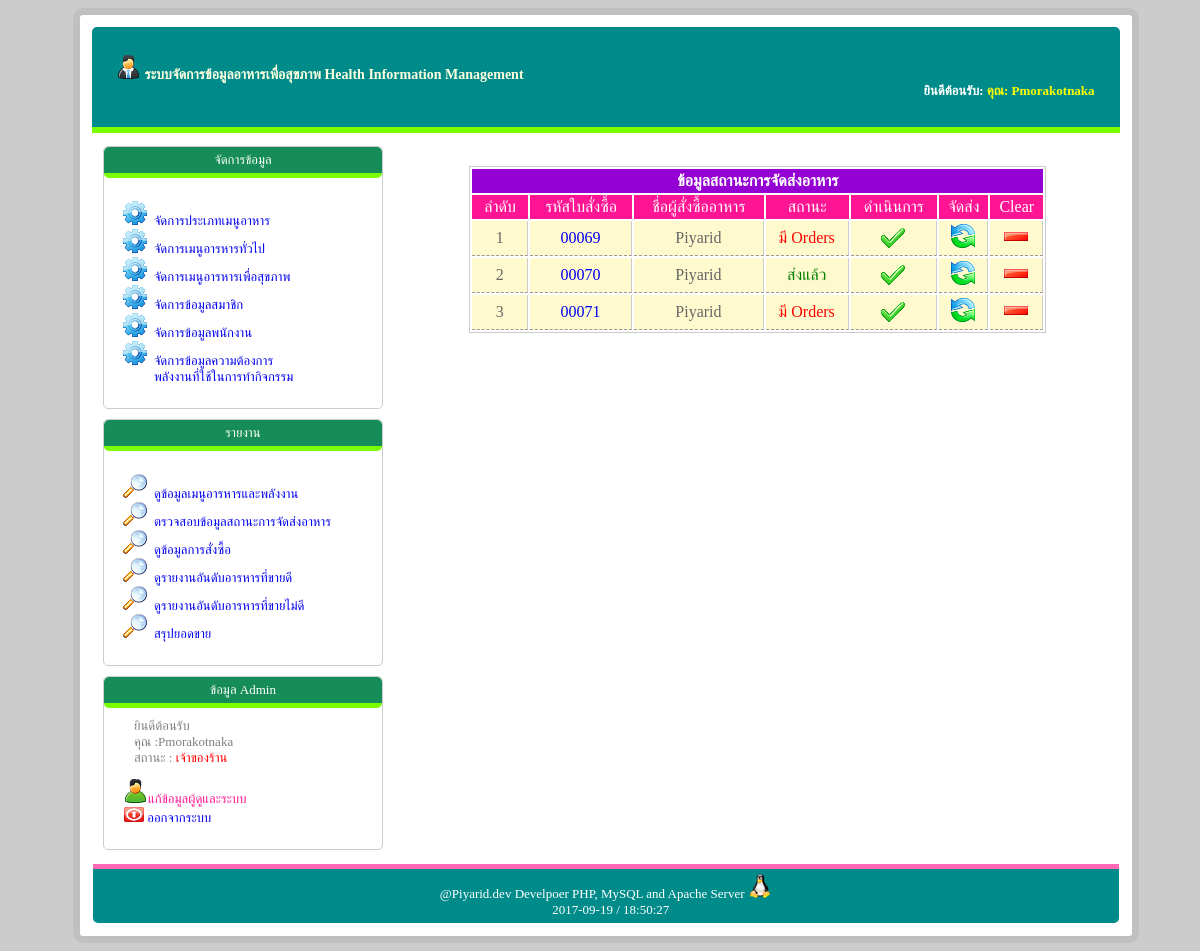
The page /back_end/home.php?url=order (signed in) on the database its author committed.
### tables this page shows
CREATE TABLE `orderfood` (
  `order_id` int(5) NOT NULL auto_increment,
  `member_id` int(5) NOT NULL,
  `psn_id` int(5) NOT NULL,
  `order_date` date NOT NULL,
  `order_status` enum('wait','pay','send','confirm') NOT NULL,
  `order_send_date` date NOT NULL,
  PRIMARY KEY  (`order_id`)
);

CREATE TABLE `member` (
  `member_id` int(5) NOT NULL auto_increment,
  `username` varchar(20) NOT NULL,
  `password` varchar(20) NOT NULL,
  `member_name` varchar(50) NOT NULL,
  `member_sex` varchar(5) NOT NULL,
  `member_address` varchar(100) NOT NULL,
  `member_mobile` varchar(10) NOT NULL,
  PRIMARY KEY  (`member_id`)
);

### font_end/Library/sql_login_admin.php (called while the page is built, shortened)
<?php
$sql = "SELECT * FROM personnel ";
$result = mysql_query($sql);
if ($result) {
    $r = mysql_fetch_array($result);
} else {
    echo mysql_error();
}
?>

### back_end/order.php (the view, shortened to what this page needs)
<?php
    $sql = "SELECT  ord.*,mem.member_name,
		(
                SELECT SUM(quantity*price)
                FROM orderdetail
                WHERE ord.order_id = orderdetail.order_id
		) AS total_price
	FROM orderfood AS ord
	LEFT JOIN member AS mem
	ON ord.member_id = mem.member_id
	WHERE  ord.order_status IN ('wait','send','confirm')
	ORDER BY ord.order_id ASC";
            $rs = mysql_query($sql) or die(mysql_error());
            $n = 1;
?>
<!DOCTYPE html>
<html>
    <head>
    </head>
    <body>
        <?php if($rs):?>
        <table class="grid"width="80%" cellpadding="3px">
            <thead>
            <th colspan="8" style="background:darkviolet;color:#fff;">
                <div>
                    ข้อมูลสถานะการจัดส่งอาหาร
                </div>
            </th>
            <tr align="center" style="background:deeppink;color:#fff;">
            	<td width="50px">ลำดับ</td>
                <td>รหัสใบสั่งซื้อ</td>
                <td>ชื่อผู้สั่งซื้ออาหาร</td>
                <td>สถานะ</td>
                <td>ดำเนินการ</td>
                <td>จัดส่ง</td>
                <td>Clear</td>
            </tr>
            </thead>
            <tbody>
            <?php while ($r = mysql_fetch_array($rs)): ?>
             <tr align="center">
            	<td><?php echo $n++; ?></td>
                <td>
                <a href="home.php?url=show_order_detail&ord_id=<?php echo $r['order_id']; ?>">
                    <?php
                     echo sprintf("%05d", $r["order_id"]);
                    ?>
                </td>
                <td><?=$r["member_name"]?></td>
                <td>
                    <?php
                    if($r["order_status"] == 'wait') {
                        echo "<font color='red'>";
                        echo "มี Orders";
                        echo "</font>";
                    } else if($r["order_status"]=="confirm"){
                        echo "<font color='deeppink'>";
                        echo "ดำเนินการ";
                        echo "</font>";
                    } elseif ($r["order_status"]=="send") {
                    echo "<font color='green'>";
                        echo "ส่งแล้ว";
                        echo "</font>";
                }
                    ?>
                </td>
                <td>
                    <a href="confirm_order.php?ord_id=<?php echo $r['order_id'];?>">
                        <img src="../ico/apply.ico" border="0" />
                    </a>
                </td>
                <td>
                    <a href="confirm_send_order.php?ord_id=<?php echo $r['order_id'];?>">
                        <img src="../ico/sync.ico" border="0" />
                    </a>
                </td>
                <td>
                <a href="clear_order.php?ord_id=<?php echo $r['order_id'];?>&order_status=<?=$r['order_status']?>">
                    <img src="../ico/remove.ico" border="0" />
                </a>
                </td>
            </tr>
            <?php endwhile;?>
            </tbody>
        </table>
        <?php endif;?>
    </body>
</html>

### back_end/home.php (shortened to what this page needs)
<!doctype html>
  <html>
    <head>
      <title><?php require'title.php';?></title>
      <link rel="stylesheet" type="text/css" href="../css/admin.css">
    </head>
    <body style="background: #ccc">
      <div style="width:100%">
      <table  width="90%" aligin="center" class="bt">
        <tr>
            <td colspan="2" class="header">
                <font color="#FFFFE0" style="margin-left: 15px;">
                <img src="../ico/boss.ico">
                    <?php require'title.php';?>
              </font>
              <div align="right" style="font-size: 13px;margin-right: 15px;">
                  <font color="#fff"/>ยินดีต้อนรับ:</font>
                  <font color="yellow"/>คุณ:
                      <?php echo $_SESSION["psn_name"]; ?>
            </div>
          </td>
        </tr>
        <tr>
          <td width="300px" class="left" valign="top">
            <?php require_once"menu_left.php";?>
          </td>
          <td align="center" valign="top" class="conten">
            <?php
                if(!empty($_GET["url"])){
                  $url = $_GET["url"];
                  $file = $url. ".php";
                  include_once $file;
                } else {
                  echo "<br/><br/><br/><br/><h3>"
                    .   "ยินดีต้อนรับสู่ ระบบจัดการข้อมูลอาหารเพื่อสุขภาพ</h3>";
                  ?>
              <br/><br/><img src="../pic/1185341442.jpg" width="200px" height="200px"/>
                  <?php
                }
             ?>
          </td>
        </tr>
        <tr align="center">
            <td colspan="2">
                <div id="footer">
                    @Piyarid.dev Develpoer PHP, MySQL and Apache Server
                    <img src="../ico/linux.ico"/>
                    <div style="margin-left: 10px;">
                    <?php
                    $date = date("Y-m-d");
                    $time = date("H:i:s");
                    echo $date." / ".$time;
                    ?>
                    </div>
                </div>
            </td>
        </tr>
      </table>
   </div>
 </body>
</html>

### back_end/title.php
ระบบจัดการข้อมูลอาหารเพื่อสุขภาพ Health Information Management

### back_end/menu_left.php (shortened to what this page needs)
<?php require_once '../font_end/Library/sql_login_admin.php';?>
<?php if ($_SESSION["psn_position"] == 1) { ?>
<div>
    <div class="panel">
        <div class="panel_header">
            จัดการข้อมูล
        </div>
        <div class="panel_body">
            <ul class="m_n_d">
                <li>
                    <a href="home.php?url=type_food">
                        จัดการประเภทเมนูอาหาร
                    </a>
                </li>
                <li>
                    <a href="home.php?url=food">
                        จัดการเมนูอารหารทั่วไป
                    </a>
                </li>
                <li>
                    <a href="home.php?url=Healthy_food">
                        จัดการเมนูอารหารเพื่อสุขภาพ
                    </a>
                </li>
                <li>
                    <a href="home.php?url=member">
                        จัดการข้อมูลสมาชิก
                    </a>
                </li>
                <li>
                    <a href="home.php?url=personnel_add">
                        จัดการข้อมูลพนักงาน
                    </a>
                </li>
                <li>
                    <a href="home.php?url=activity">
                        จัดการข้อมูลความต้องการ<br>พลังงานที่ใช้ในการทำกิจกรรม
                    </a>
                </li>
            </ul>
        </div>
    </div>
</div>
<div class="panel">
    <div class="panel_header">
        รายงาน
    </div>
    <div class="panel_body">
        <ul class="v_d">
            <li>
                <a href="home.php?url=show_food">
                    ดูข้อมูลเมนูอารหารและพลังงาน
                </a>
            </li>
            <li>
                <a href="home.php?url=order">
                    ตรวจสอบข้อมูลสถานะการจัดส่งอาหาร
                </a>
            </li>
            <li>
                <a href="home.php?url=view_order">
                    ดูข้อมูลการสั่งซื้อ
                </a>
            </li>
            <li>
                <a href="home.php?url=report_order_max">
                    ดูรายงานอันดับอารหารที่ขายดี
                </a>
            </li>
            <li>
                <a href="home.php?url=report_order_min">
                    ดูรายงานอันดับอารหารที่ขายไม่ดี
                </a>
            </li>
             <li>
                <a href="home.php?url=report_order_sales">
                    สรุปยอดขาย
                </a>
            </li>
        </ul>
    </div>
</div>
<div class="panel">
    <div class="panel_header">
        ข้อมูล Admin
    </div>
    <div class="panel_body">
        <div style="margin-left: 20px;">
            ยินดีต้อนรับ <br />
                  คุณ :<?php echo $_SESSION["psn_name"]; ?><br />
                  สถานะ : <?php
                  if ($_SESSION["psn_position"] == 1) {
                      echo "<font color='red'>เจ้าของร้าน</font>";
                  } else {
                      echo "พนักงาน";
                  }
                  ?>
        </div>
        <p style="margin-left: 10px;">
            <a href="home.php?url=show_dataadmin&psn_id=<?=$r[psn_id]?>">
                <font color="#FF1493">
                <img src="../ico/male.ico"/>แก้ข้อมูลผู้ดูและระบบ
                </font>
            </a><br>
        <a href="logout.php"onclick="return confirm('แน่ใจว่าคุณต้องการออกจากระบบ');">
            <img src="../ico/turn off.ico" width="20px" height="15px"/>
            ออกจากระบบ
        </a>
        </p>
    </div>
</div>
<?php }  ?>

### css/admin.css (style rules this page uses)
body { background-color: #ccc; }
.bt { margin-left: 65px; background-color: #ffffff; border: 7px silver solid; border-radius: 10px; padding: 10px; }
.header { height: 80px; background-color: darkcyan; margin-left: 5px; border-top-left-radius: 5px; border-top-right-radius: 5px; border-bottom: 6px lawngreen solid; font-weight: bold; padding: 10px;font-size: 14px; }
.left { font-size: 13px; color: #808080; }
.conten { font-family: monospace; color:#666; }
#footer { font-family: Tahoma ,Waree; font-size: 13px; padding: 5px; border-top: 5px #FF69B4 solid; background-color:darkcyan; border-bottom-left-radius: 5px; border-bottom-right-radius: 5px; color: #fff; }
.panel { border-radius: 5px; border: #cccccc 1px solid;margin: 10px; }
.panel .panel_header { text-align: center; border-radius: 5px; padding: 5px;color: #fff; background-color: #168d59; border-bottom: lawngreen 5px solid; }
.panel .panel_body { padding: 10px; }
* { font-family: Tahoma ,Waree; }
a { text-decoration: none; }

### back_end/menu_left.php (style rules this page uses)
ul.m_n_d { list-style-image: url(../ico/application.ico); }
ul.v_d { list-style-image: url(../ico/view.ico); }

### back_end/order.php (style rules this page uses)
.grid { border: #ccc 1px solid; margin-top: 30px; }
.grid thead tr td { padding: 3px; }
.grid tbody tr td { border-right: #ccc 1px solid; border-bottom: #999 1px dashed; background: lemonchiffon; }

### rows shown on the page
orderfood: order_id "00069", member.member_name "Piyarid", order_status "มี Orders"
orderfood: order_id "00070", member.member_name "Piyarid", order_status "ส่งแล้ว"
orderfood: order_id "00071", member.member_name "Piyarid", order_status "มี Orders"

### other values the page prints
$_SESSION["psn_name"] "Pmorakotnaka"
